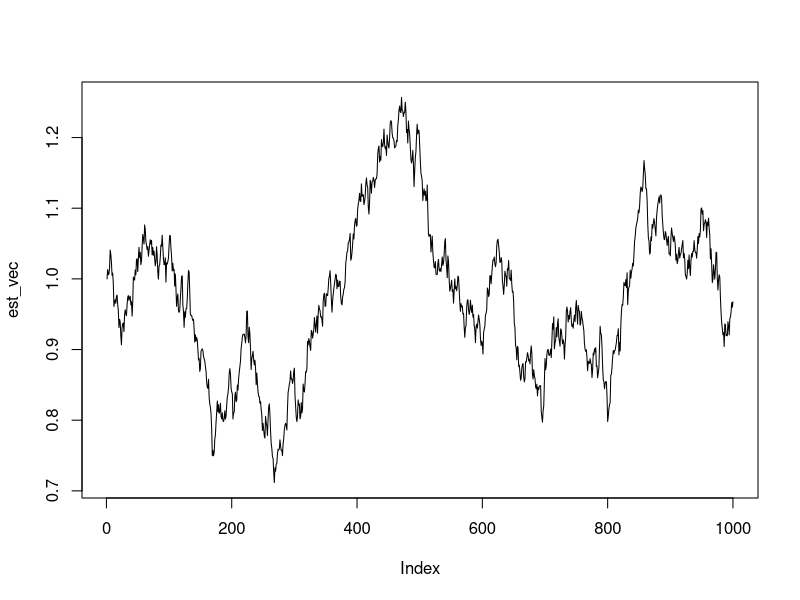
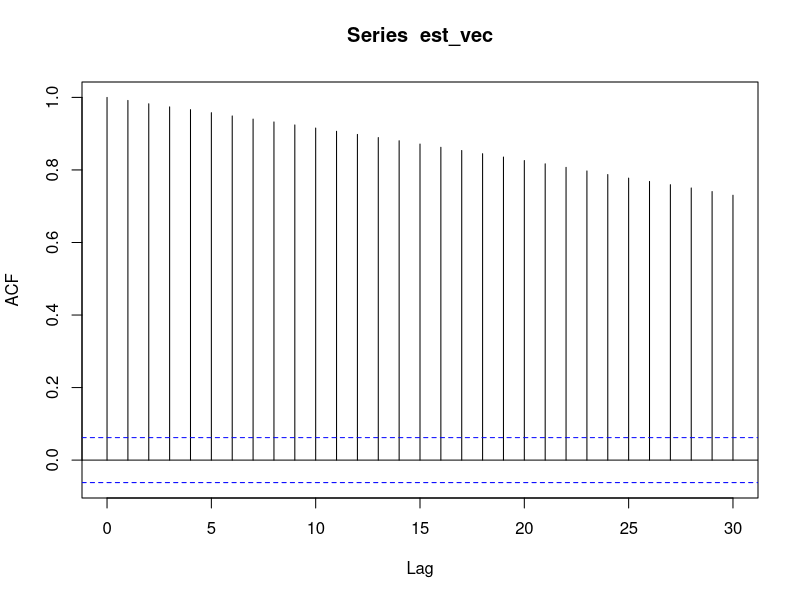
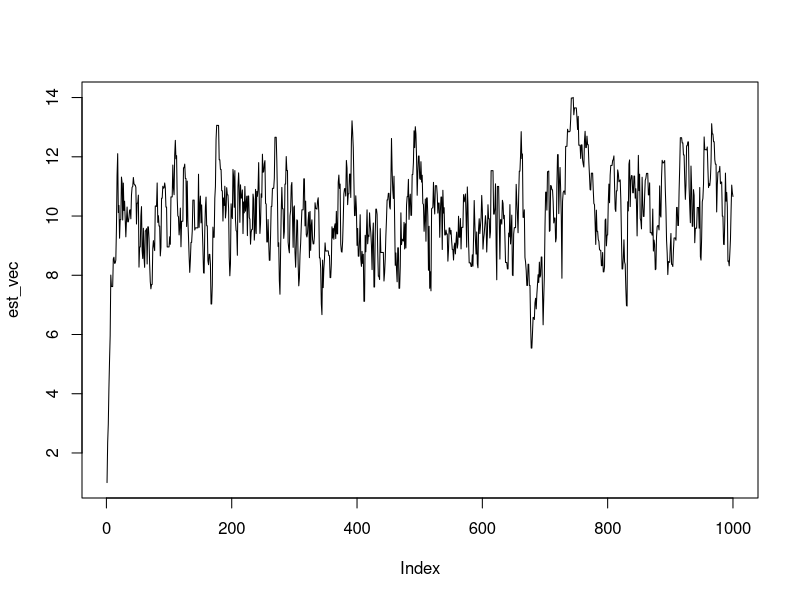
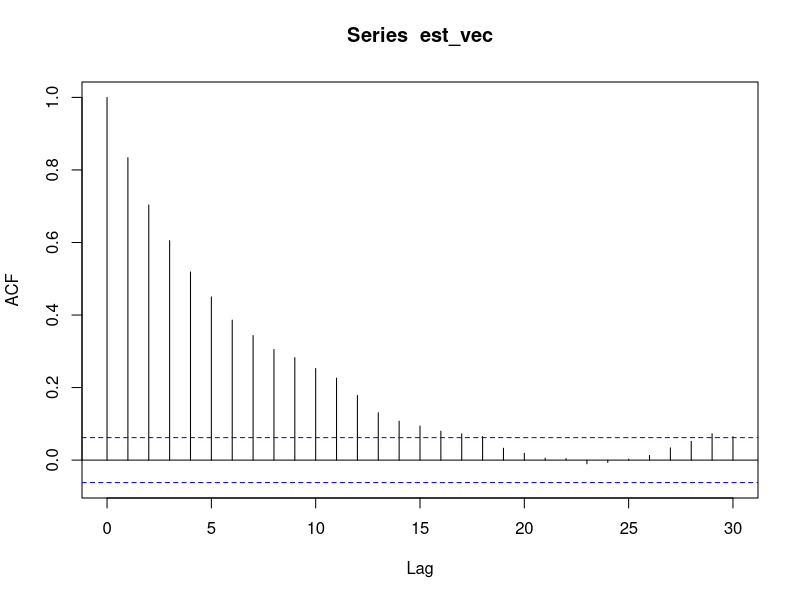

Reproduce these figures in R, in order.
nsim <- 1000
eps <- 1
sig <- .01

f1 <- function(s, theta) {
  s2i <- eps^2 + 1/sig^2
  s2 <- 1/s2i
  mu <- (eps^2 * s + (1/sig^2) * theta)/(s2i)
  rnorm(1, mean = mu, sd = sqrt(s2))
}

f2 <- function(x) {
  rnorm(1, mean = x, sd = sig)
}

est_vec <- numeric(nsim)
est_vec[1] <- 1
s <- 10
for(i in 2:nsim) {
  x <- f1(s, est_vec[i-1])
  est_vec[i] <- f2(x)
}

plot(est_vec, type = "l")

acf(est_vec)

#----------------------------------------------------------

b0 <- 0
r0 <- sig^2 + eps^(-2)

accept <- function(to, tn, s) {
  k1 <- dnorm(s, mean = tn, sd = sqrt(sig^2 + eps^(-2)), log = TRUE)
  k2 <- dnorm(s, mean = to, sd = sqrt(sig^2 + eps^(-2)), log = TRUE)
  k3 <- dnorm(s, mean = tn, sd = sqrt(r0 + eps^(-2)), log = TRUE)
  k4 <- dnorm(s, mean = to, sd = sqrt(r0 + eps^(-2)), log = TRUE)
  log(runif(1)) < (k1 - k2 + k4 - k3)
}


est_vec <- numeric(nsim)
est_vec[1] <- 1
s <- 10
for(i in 2:nsim) {
  x <- f1(s, est_vec[i-1])
  tprop <- rnorm(1, mean = x - b0, sd = sqrt(r0))
  if(accept(est_vec[i-1], tprop, s)) {
    est_vec[i] <- tprop
  } else {
    est_vec[i] <- est_vec[i-1]
  }
}

plot(est_vec, type = "l")

acf(est_vec)










